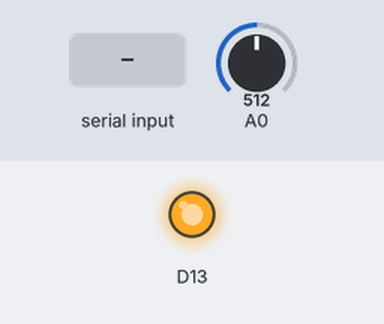
A sketch run on a simulated Arduino Zero (SAMD21). On the bench: output pins drawn as LEDs (lit = HIGH). The test bench sets the inputs (shaded band); at power-on: A0 = 512 (analog values on the 0–1023 scale). What the sketch prints to the serial monitor is not drawn.

Above: at 1.3 s.
1.4 s: "90,45\n" received over Serial
At 3.6 s:
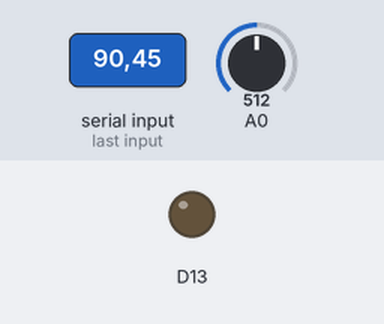
Timing chart, 0 to 5.1 s (numbered marks = the images above; inputs shaded):
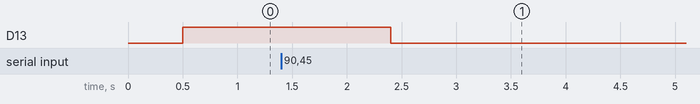

The sketch:

scope_frontend.ino
```cpp
int val = 0, avg = 0;
long interval = 0, curr = 0, prev = 0;
char input[8];

void setup(){
  pinMode(13, OUTPUT);
  pinMode(A0, INPUT);
  analogReadResolution(10);
  Serial.begin(9600);
  delay(500);
  GetInterval();
}

void GetInterval() {
  Serial.flush();
  digitalWrite(13, HIGH);
  Serial.print("Please input interval (in us) between measurements...\n");
  interval = 0;
  while (not(interval)) {
      if (Serial.available()) {
          Serial.readBytesUntil("\n", input, 8);
          if (atol(input) > 0) {
            interval = atol(input);
            Serial.printf("Message received: %03ld\n", interval);
            avg = (int)pow(2, (float)((int)(log(interval)/(log(2.5))))- 1.0);
            analogReadAveraging(avg);
//            Serial.printf("Averaging: %d", avg);
            digitalWrite(13, LOW);
            delay(1000);
          }
      }
  }
}

void loop() {
  curr = micros();
  val = analogRead(A0);
  Serial.printf("%04d,%lu\n", val, curr - prev);
    if (Serial.available()) {
      Serial.readBytesUntil("\n", input, 8);
      if (atoi(input) == -6) {
        GetInterval();
        return;
      }
  }
  prev = curr;
  while (curr - prev < interval) {
    curr = micros();
  }
}
```

Measured:
- after the input at 1.4 s, D13: HIGH → LOW after 1.0 s
